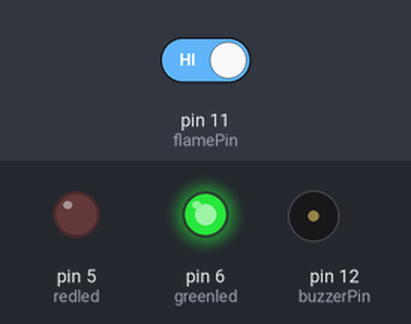
A sketch run on a simulated Arduino Uno, built with avr-gcc and run on an emulated ATmega328P. On the bench: output pins drawn as LEDs (lit = HIGH), buzzer (waves = sounding, pin HIGH). Inputs (shaded band) come from the test bench; at power-on: pin 11 (flamePin) HIGH.

Above: at 0.1 s.
Timing chart, 0 to 1.6 s (numbered marks = the images above):
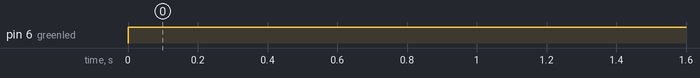

Measured:
- by itself, pin 6 (greenled): LOW → HIGH at 0.00 s

The sketch:

smokecode.ino
```cpp
const int buzzerPin = 12;
const int flamePin = 11;
const int smokeA0 = 10;
int Flame = HIGH;
int SmokeA0 = HIGH;
int redled = 5;
int greenled = 6;
int sensorThres = 400;
void setup()   {
  pinMode(buzzerPin, OUTPUT);
  pinMode(redled, OUTPUT);
  pinMode(greenled, OUTPUT);
  pinMode(flamePin, INPUT);
  pinMode(smokeA0, INPUT);
  Serial.begin(9600); }
void loop()   {
  Flame = digitalRead(flamePin);
  if (Flame== LOW)
 SmokeA0 = digitalRead(smokeA0);
if (SmokeA0== LOW)
{
  digitalWrite(buzzerPin, HIGH);
  digitalWrite(redled, HIGH);
  digitalWrite(greenled, LOW);
Serial.println("AT+CMGF=1");    //Sets the GSM Module in Text Mode  delay(1000);  //   Delay of 1 second
Serial.println("AT+CMGS=\"+917399938999\"\r"); // Replace x with mobile number
Serial.println("FIRE IN THE HOUSE");// The SMS text you want to send
Serial.println((char)26);// ASCII code of CTRL+Z for saying the end of sms to  the module
  //delay(100);
  }
  else
  {
 digitalWrite(buzzerPin, LOW);
  digitalWrite(greenled, HIGH);
  digitalWrite(redled, LOW);
}   }
```
